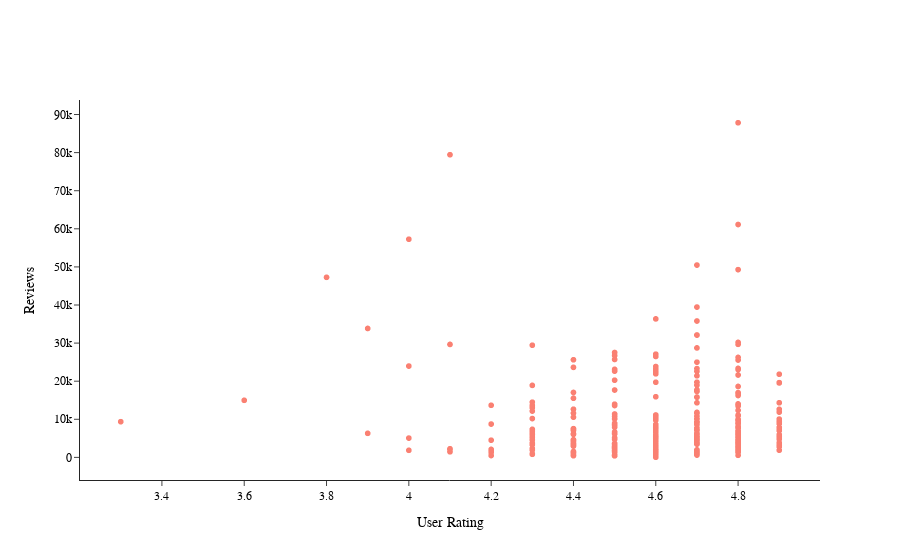
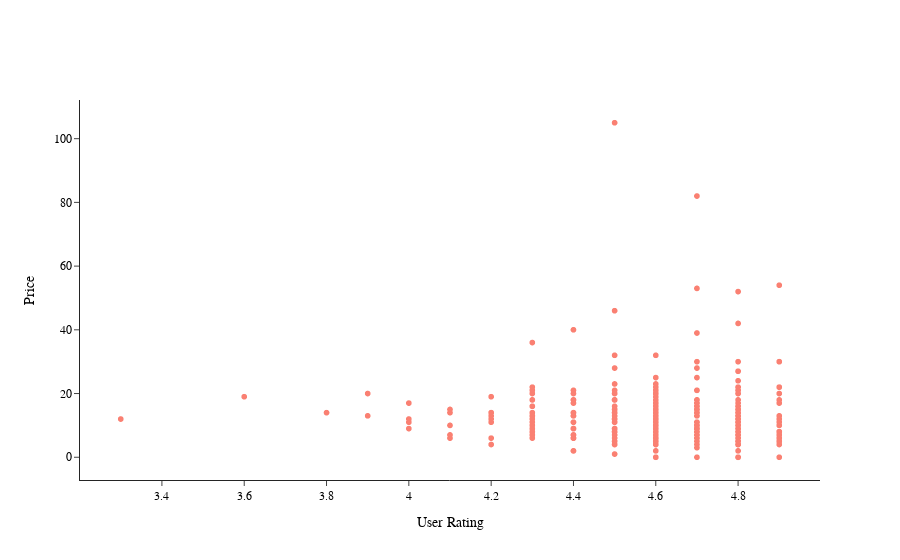

The code cell stored with these charts, in order, in its notebook:
### Code cell
# Let's set the visualization parameters
fig_7 = make_subplots(rows=1, cols=1, specs=[[{'type': 'xy'}]])

# Setting Scatter parameters
fig_7.add_trace(go.Scattergl(x=bestseller['User Rating'],
                             y=bestseller['Reviews'],
                             mode='markers',
                             marker_color='salmon'))

# Setting the parameters of the Scatter when displaying
fig_7.update_layout(template='simple_white',
                    showlegend=False, 
                    xaxis = {'title':'User Rating'}, 
                    yaxis = {'title':'Reviews'},
                    font=dict(family='Arial', 
                              size=12, 
                              color='black'))

# Displaying the Scatter
fig_7.show()

# Let's set the visualization parameters
fig_8 = make_subplots(rows=1, cols=1, specs=[[{'type': 'xy'}]])

# Setting Scatter parameters
fig_8.add_trace(go.Scattergl(x=bestseller['User Rating'],
                             y=bestseller['Price'],
                             mode='markers',
                             marker_color='salmon'))

# Setting the parameters of the Scatter when displaying
fig_8.update_layout(template='simple_white',
                    showlegend=False,
                    xaxis = {'title':'User Rating'}, 
                    yaxis = {'title':'Price'},
                    font=dict(family='Arial', 
                              size=12, 
                              color='black'))

# Displaying the Scatter
fig_8.show()

# Let's set the visualization parameters
fig_9 = make_subplots(rows=1, cols=1, specs=[[{'type': 'xy'}]])

# Setting Scatter parameters
fig_9.add_trace(go.Scattergl(x=bestseller['Price'],
                             y=bestseller['Reviews'],
                             mode='markers',
                             marker_color='salmon'))

# Setting the parameters of the Scatter when displaying
fig_9.update_layout(template='simple_white',
                    showlegend=False, 
                    xaxis = {'title':'Price'}, 
                    yaxis = {'title':'Reviews'},
                    font=dict(family='Arial', size=12, color='black'))

# Displaying the Scatter
fig_9.show()

### Figure 1 — Plotly figure (JSON) as saved in the notebook; plotly's stock layout.template omitted (floating-point values rounded to 4 significant figures; data arrays with more than 128 entries replaced by an {"elided": "..."} marker saying what was removed)
{"data": [{"marker": {"color": "salmon"}, "mode": "markers", "type": "scattergl", "x": {"elided": "351 float values"}, "y": {"elided": "351 int values"}}], "layout": {"font": {"color": "black", "family": "Arial", "size": 12}, "showlegend": false, "xaxis": {"anchor": "y", "domain": [0, 1], "title": {"text": "User Rating"}}, "yaxis": {"anchor": "x", "domain": [0, 1], "title": {"text": "Reviews"}}}}

### Figure 2 — Plotly figure (JSON) as saved in the notebook; plotly's stock layout.template omitted (floating-point values rounded to 4 significant figures; data arrays with more than 128 entries replaced by an {"elided": "..."} marker saying what was removed)
{"data": [{"marker": {"color": "salmon"}, "mode": "markers", "type": "scattergl", "x": {"elided": "351 float values"}, "y": {"elided": "351 int values"}}], "layout": {"font": {"color": "black", "family": "Arial", "size": 12}, "showlegend": false, "xaxis": {"anchor": "y", "domain": [0, 1], "title": {"text": "User Rating"}}, "yaxis": {"anchor": "x", "domain": [0, 1], "title": {"text": "Price"}}}}
